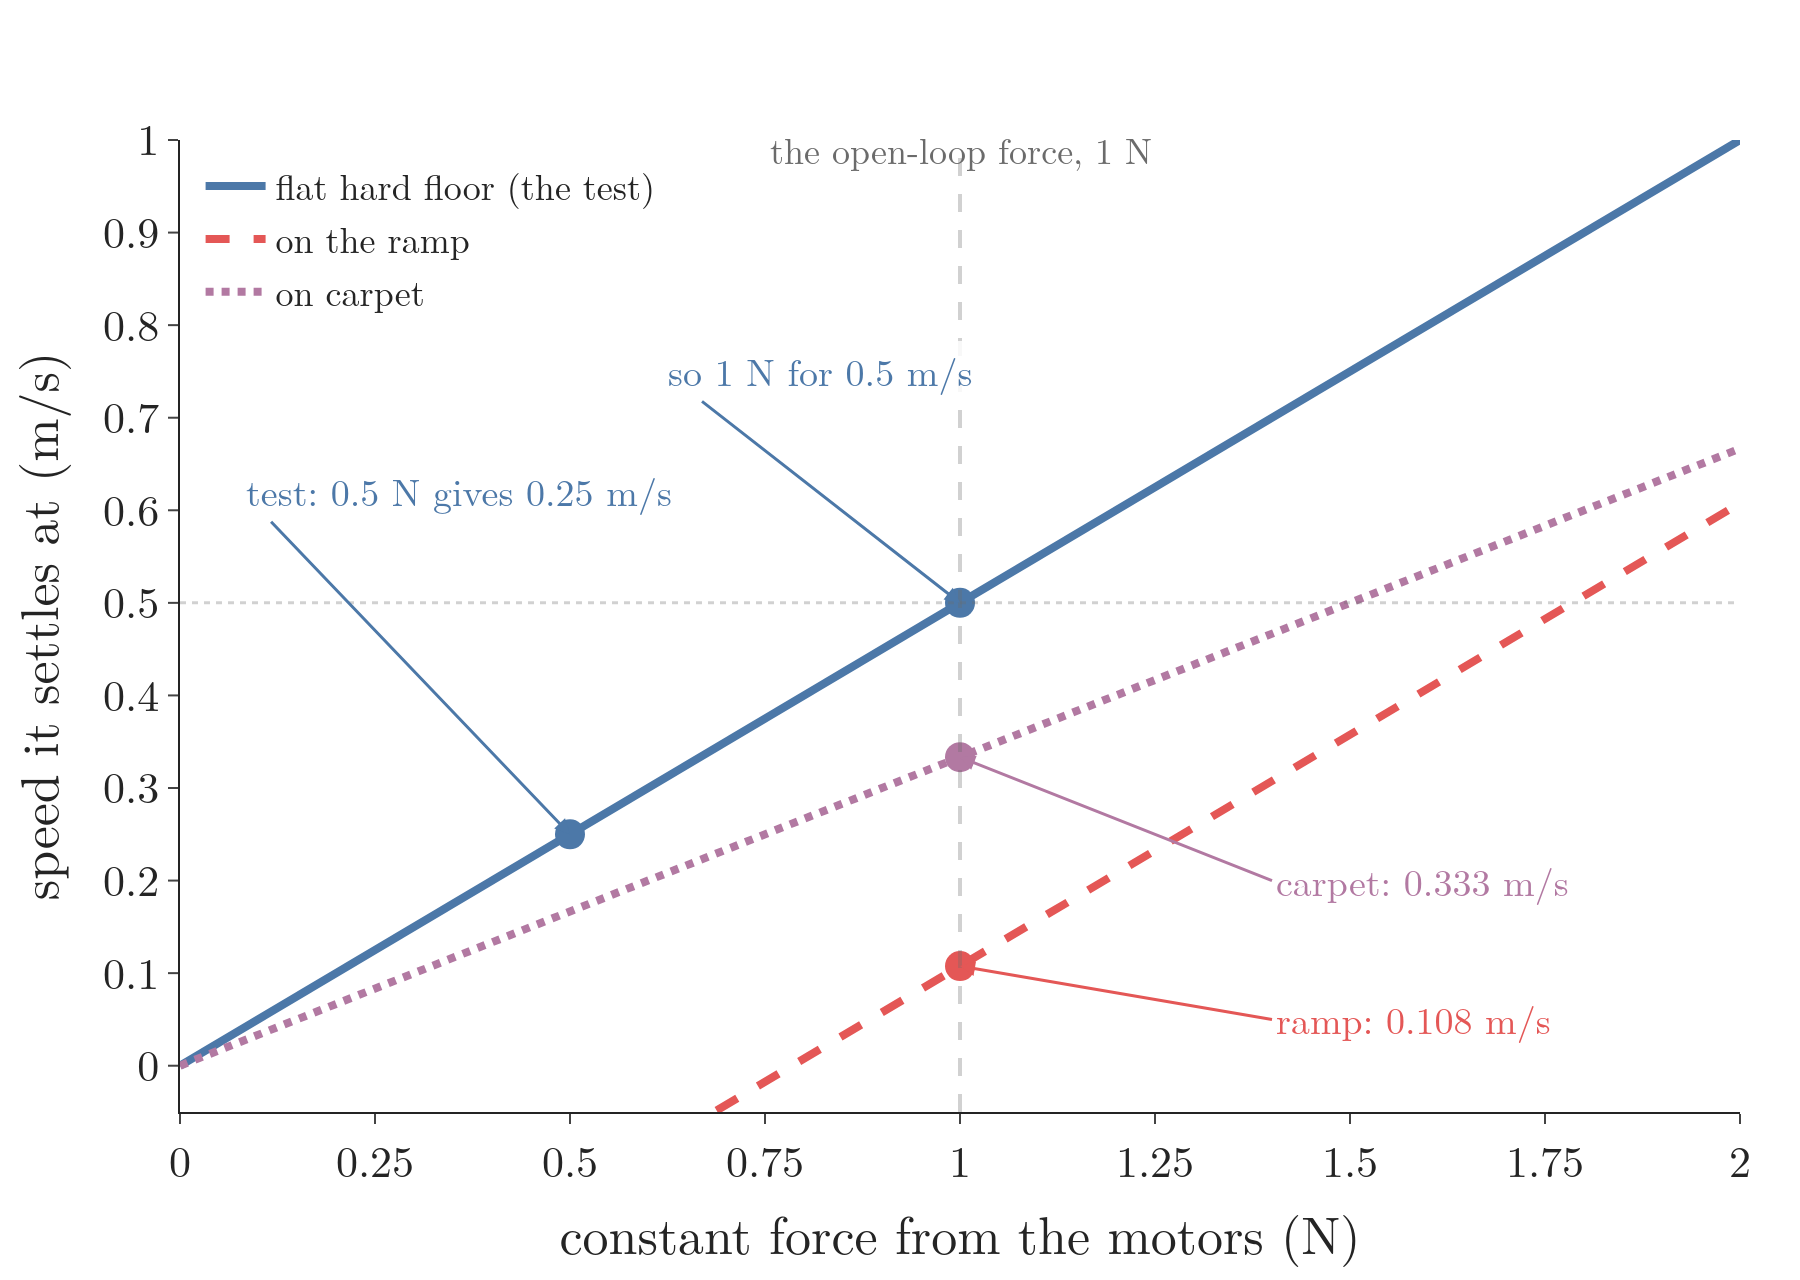

Source code (Python):
"""Open-loop calibration: the steady speed for each constant force, on the flat hard floor (drag 2 N per m/s), on the
ramp (its pull, 0.785 N, comes off the force) and on carpet (drag 3 N per m/s). The flat-floor test: 0.5 N settles at
0.25 m/s, so 1 N is chosen for 0.5 m/s. The same 1 N gives 0.108 m/s on the ramp and 0.333 m/s on carpet.
Run -> calibration.png (and its interactive twin)"""
from pathlib import Path

import numpy as np
import plotly.graph_objects as go

import speedkit as s
from gifkit import BLUE, FONT, GREY, ORANGE, PURPLE, RED

here = Path(__file__).parent
u = np.linspace(0, 2.0, 201)
flat, ramp, carpet = u / s.B, (u - s.D_RAMP) / s.B, u / s.B_CARPET
assert round(0.5 / s.B, 2) == 0.25 and s.u_open(0.5) == 1.0
assert round(s.steady_open(d=s.D_RAMP), 3) == 0.108 and round(s.steady_open(b=s.B_CARPET), 3) == 0.333

fig = go.Figure()
fig.add_trace(go.Scatter(x=u, y=flat, mode="lines", line=dict(color=BLUE, width=4), name="flat hard floor (the test)"))
fig.add_trace(go.Scatter(x=u, y=ramp, mode="lines", line=dict(color=RED, width=4, dash="dash"),
                         name="on the ramp"))
fig.add_trace(go.Scatter(x=u, y=carpet, mode="lines", line=dict(color=PURPLE, width=4, dash="dot"),
                         name="on carpet"))
fig.add_vline(x=1.0, line=dict(color=GREY, width=2, dash="dash"))
fig.add_hline(y=0.5, line=dict(color=GREY, width=1.5, dash="dot"))
pts = [(0.5, 0.25, BLUE, "test: 0.5 N gives 0.25 m/s", 0.08, 0.62),
       (1.0, 0.5, BLUE, "so 1 N for 0.5 m/s", 0.62, 0.75),
       (1.0, float(s.steady_open(b=s.B_CARPET)), PURPLE, "carpet: 0.333 m/s", 1.4, 0.2),
       (1.0, float(s.steady_open(d=s.D_RAMP)), RED, "ramp: 0.108 m/s", 1.4, 0.05)]
for x, y, c, txt, tx, ty in pts:
    fig.add_trace(go.Scatter(x=[x], y=[y], mode="markers", marker=dict(color=c, size=15), showlegend=False))
    fig.add_annotation(x=x, y=y, ax=tx, ay=ty, axref="x", ayref="y", text=txt, showarrow=True, arrowhead=2,
                       arrowwidth=1.5, arrowcolor=c, xanchor="left", font=dict(size=19, color=c),
                       bgcolor="rgba(255,255,255,0.85)")
fig.add_annotation(x=1.0, y=1.02, yref="paper", text="the open-loop force, 1 N", showarrow=False,
                   font=dict(size=18, color=GREY))
fig.update_layout(template="simple_white", font=FONT, width=900, height=640, margin=dict(l=90, r=30, t=70, b=80),
                  legend=dict(x=0.01, y=0.99, font=dict(size=18), bgcolor="rgba(255,255,255,0.85)"),
                  xaxis=dict(title="constant force from the motors (N)", range=[0, 2.0], dtick=0.25),
                  yaxis=dict(title="speed it settles at (m/s)", range=[-0.05, 1.0], dtick=0.1))
fig.write_image(here / "calibration.png", scale=2)
